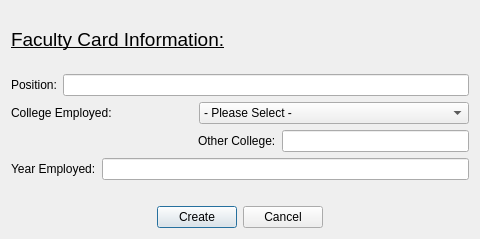
<?xml version="1.0" encoding="UTF-8"?>
<ui version="4.0">
 <class>facultyForm</class>
 <widget class="QDialog" name="facultyForm">
  <property name="geometry">
   <rect>
    <x>0</x>
    <y>0</y>
    <width>480</width>
    <height>239</height>
   </rect>
  </property>
  <property name="windowTitle">
   <string>Dialog</string>
  </property>
  <layout class="QVBoxLayout" name="verticalLayout">
   <item>
    <widget class="QLabel" name="label_facultyInfo">
     <property name="font">
      <font>
       <pointsize>14</pointsize>
       <underline>true</underline>
      </font>
     </property>
     <property name="text">
      <string>Faculty Card Information:</string>
     </property>
    </widget>
   </item>
   <item>
    <layout class="QHBoxLayout" name="horizontalLayout">
     <item>
      <widget class="QLabel" name="label_position">
       <property name="text">
        <string>Position:</string>
       </property>
       <property name="buddy">
        <cstring>lineEdit_position</cstring>
       </property>
      </widget>
     </item>
     <item>
      <widget class="QLineEdit" name="lineEdit_position"/>
     </item>
    </layout>
   </item>
   <item>
    <layout class="QHBoxLayout" name="horizontalLayout_2">
     <item>
      <widget class="QLabel" name="label_collegeEmployed">
       <property name="text">
        <string>College Employed:</string>
       </property>
       <property name="buddy">
        <cstring>comboBox_facultyColleges</cstring>
       </property>
      </widget>
     </item>
     <item>
      <widget class="QComboBox" name="comboBox_facultyColleges">
       <item>
        <property name="text">
         <string>- Please Select -</string>
        </property>
       </item>
       <item>
        <property name="text">
         <string>U.A. Whitaker College of Engineering</string>
        </property>
       </item>
       <item>
        <property name="text">
         <string>College of Arts and Sciences</string>
        </property>
       </item>
       <item>
        <property name="text">
         <string>Lutgert College of Business</string>
        </property>
       </item>
       <item>
        <property name="text">
         <string>College of Education</string>
        </property>
       </item>
       <item>
        <property name="text">
         <string>Marieb College of Health &amp; Human Services</string>
        </property>
       </item>
       <item>
        <property name="text">
         <string>Other - Please Specify</string>
        </property>
       </item>
      </widget>
     </item>
    </layout>
   </item>
   <item>
    <layout class="QHBoxLayout" name="horizontalLayout_3">
     <item>
      <spacer name="horizontalSpacer">
       <property name="orientation">
        <enum>Qt::Orientation::Horizontal</enum>
       </property>
       <property name="sizeHint" stdset="0">
        <size>
         <width>40</width>
         <height>20</height>
        </size>
       </property>
      </spacer>
     </item>
     <item>
      <widget class="QLabel" name="label_facultyOtherCollege">
       <property name="text">
        <string>Other College:</string>
       </property>
       <property name="buddy">
        <cstring>lineEdit_facultyOtherCollege</cstring>
       </property>
      </widget>
     </item>
     <item>
      <widget class="QLineEdit" name="lineEdit_facultyOtherCollege"/>
     </item>
    </layout>
   </item>
   <item>
    <layout class="QHBoxLayout" name="horizontalLayout_5">
     <item>
      <widget class="QLabel" name="label_yearsEmployed">
       <property name="text">
        <string>Year Employed:</string>
       </property>
       <property name="buddy">
        <cstring>lineEdit_yearsEmployed</cstring>
       </property>
      </widget>
     </item>
     <item>
      <widget class="QLineEdit" name="lineEdit_yearsEmployed"/>
     </item>
    </layout>
   </item>
   <item>
    <spacer name="horizontalSpacer_4">
     <property name="orientation">
      <enum>Qt::Orientation::Horizontal</enum>
     </property>
     <property name="sizeHint" stdset="0">
      <size>
       <width>40</width>
       <height>20</height>
      </size>
     </property>
    </spacer>
   </item>
   <item>
    <layout class="QHBoxLayout" name="horizontalLayout_4">
     <item>
      <spacer name="horizontalSpacer_2">
       <property name="orientation">
        <enum>Qt::Orientation::Horizontal</enum>
       </property>
       <property name="sizeHint" stdset="0">
        <size>
         <width>40</width>
         <height>20</height>
        </size>
       </property>
      </spacer>
     </item>
     <item>
      <widget class="QPushButton" name="pushButton_create">
       <property name="text">
        <string>Create</string>
       </property>
      </widget>
     </item>
     <item>
      <widget class="QPushButton" name="pushButton_cancel">
       <property name="text">
        <string>Cancel</string>
       </property>
      </widget>
     </item>
     <item>
      <spacer name="horizontalSpacer_3">
       <property name="orientation">
        <enum>Qt::Orientation::Horizontal</enum>
       </property>
       <property name="sizeHint" stdset="0">
        <size>
         <width>40</width>
         <height>20</height>
        </size>
       </property>
      </spacer>
     </item>
    </layout>
   </item>
  </layout>
 </widget>
 <resources/>
 <connections/>
</ui>
